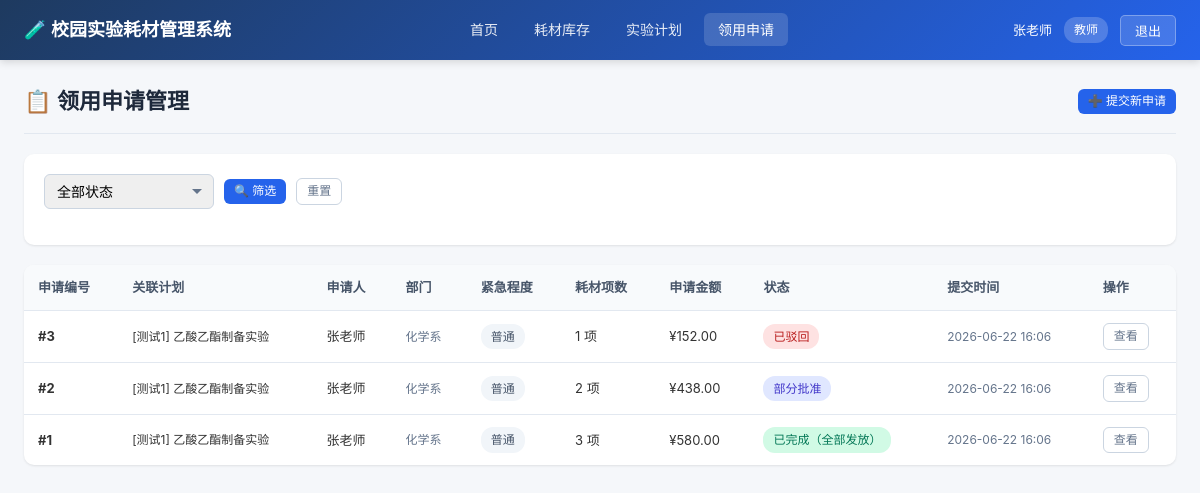
Screenshot of /requests (signed in) with the database file from the repository.
### models.py (models this page shows)
class User(Base):
    __tablename__ = "users"
    id = Column(Integer, primary_key=True, index=True)
    username = Column(String(50), unique=True, index=True, nullable=False)
    password = Column(String(100), nullable=False)
    full_name = Column(String(100), nullable=False)
    role = Column(String(20), nullable=False)  # teacher, keeper, director
    department = Column(String(100), default="")
    created_at = Column(DateTime, default=datetime.now)
    created_plans = relationship("ExperimentPlan", back_populates="creator")
    submitted_requests = relationship("SupplyRequest", back_populates="applicant")
    approvals = relationship("ApprovalRecord", back_populates="approver")

class SupplyRequest(Base):
    __tablename__ = "supply_requests"
    id = Column(Integer, primary_key=True, index=True)
    plan_id = Column(Integer, ForeignKey("experiment_plans.id"), nullable=False)
    applicant_id = Column(Integer, ForeignKey("users.id"), nullable=False)
    status = Column(String(20), nullable=False, default="pending")
    urgency = Column(String(20), default="normal")  # normal, urgent, emergency
    total_amount = Column(Float, default=0.0)
    remark = Column(Text, default="")
    created_at = Column(DateTime, default=datetime.now)
    updated_at = Column(DateTime, default=datetime.now, onupdate=datetime.now)
    plan = relationship("ExperimentPlan", back_populates="requests")
    applicant = relationship("User", back_populates="submitted_requests")
    items = relationship("RequestItem", back_populates="request", cascade="all, delete-orphan")
    approvals = relationship("ApprovalRecord", back_populates="request", cascade="all, delete-orphan")
    issuances = relationship("SupplyIssuance", back_populates="request", cascade="all, delete-orphan")

class ExperimentPlan(Base):
    __tablename__ = "experiment_plans"
    id = Column(Integer, primary_key=True, index=True)
    title = Column(String(200), nullable=False)
    course_name = Column(String(200), default="")
    class_name = Column(String(100), default="")
    student_count = Column(Integer, default=0)
    plan_date = Column(Date, nullable=False)
    description = Column(Text, default="")
    creator_id = Column(Integer, ForeignKey("users.id"), nullable=False)
    created_at = Column(DateTime, default=datetime.now)
    creator = relationship("User", back_populates="created_plans")
    requests = relationship("SupplyRequest", back_populates="plan")

### main.py (the view)
@app.get("/requests", response_class=HTMLResponse)
async def request_list(
    request: Request,
    current_user: models.User = Depends(get_current_user),
    status: str = "",
    db: Session = Depends(get_db)
):
    query = db.query(models.SupplyRequest)
    if current_user.role == "teacher":
        query = query.filter(models.SupplyRequest.applicant_id == current_user.id)
    if status:
        query = query.filter(models.SupplyRequest.status == status)
    requests = query.order_by(models.SupplyRequest.created_at.desc()).all()
    can_approve_list = {}
    for r in requests:
        can_approve_list[r.id] = inv.can_approve(current_user, r)
    return templates.TemplateResponse("requests/list.html", {
        "request": request,
        "current_user": current_user,
        "requests": requests,
        "STATUS_MAP": STATUS_MAP,
        "URGENCY_MAP": URGENCY_MAP,
        "ROLE_MAP": ROLE_MAP,
        "can_approve_list": can_approve_list,
        "filter_status": status
    })

### templates/requests/list.html (shortened to what this page needs)
{% extends "base.html" %}
{% block content %}
<div class="page-header">
    <div class="page-title">📋 领用申请管理</div>
    <div class="page-actions">
        {% if current_user.role == 'teacher' %}
        <a href="/requests/new" class="btn btn-primary btn-sm">➕ 提交新申请</a>
        {% endif %}
    </div>
</div>
<div class="card">
    <div class="card-body">
        <form method="get" class="filter-bar">
            <div class="form-group">
                <select name="status" class="form-control">
                    <option value="">全部状态</option>
                </select>
            </div>
            <button type="submit" class="btn btn-primary btn-sm">🔍 筛选</button>
            <a href="/requests" class="btn btn-outline btn-sm">重置</a>
        </form>
    </div>
</div>
<div class="card">
    <div class="table-responsive">
        <table>
            <thead>
                <tr>
                    <th>申请编号</th>
                    <th>关联计划</th>
                    <th>申请人</th>
                    <th>部门</th>
                    <th>紧急程度</th>
                    <th>耗材项数</th>
                    <th>申请金额</th>
                    <th>状态</th>
                    <th>提交时间</th>
                    <th>操作</th>
                </tr>
            </thead>
            <tbody>
                {% for r in requests %}
                <tr>
                    <td><strong>#{{ r.id }}</strong></td>
                    <td class="text-sm">{{ r.plan.title if r.plan else '-' }}</td>
                    <td>{{ r.applicant.full_name }}</td>
                    <td class="text-muted text-sm">{{ r.applicant.department }}</td>
                    <td>
                        {% if r.urgency == 'emergency' %}
                        <span class="badge badge-danger">🚨 紧急</span>
                        {% elif r.urgency == 'urgent' %}
                        <span class="badge badge-warning">⚡ 加急</span>
                        {% else %}
                        <span class="badge badge-default">普通</span>
                        {% endif %}
                    </td>
                    <td>{{ r.items|length }} 项</td>
                    <td>¥{{ "%.2f"|format(r.total_amount) }}</td>
                    <td>
                        {% set cls = 'badge-pending' if r.status == 'pending' else ('badge-approved' if r.status == 'approved' else ('badge-partial' if r.status == 'partially_approved' else ('badge-rejected' if r.status == 'rejected' else 'badge-completed'))) %}
                        <span class="badge {{ cls }}">{{ STATUS_MAP.get(r.status, r.status) }}</span>
                    </td>
                    <td class="text-sm text-muted">{{ r.created_at.strftime('%Y-%m-%d %H:%M') }}</td>
                    <td>
                        <div class="btn-group">
                            <a href="/requests/{{ r.id }}" class="btn btn-outline btn-sm">查看</a>
                        </div>
                    </td>
                </tr>
                {% endfor %}
            </tbody>
        </table>
    </div>
</div>
{% endblock %}

### templates/base.html (shortened to what this page needs)
<!DOCTYPE html>
<html lang="zh-CN">
<head>
    <link rel="stylesheet" href="/static/style.css">
</head>
<body>
{% block navbar %}
<nav class="navbar">
    <div class="navbar-brand">
        <a href="/">🧪 校园实验耗材管理系统</a>
    </div>
    {% if current_user %}
    <ul class="navbar-nav">
        <li><a href="/" class="{% if request.url.path == '/' %}active{% endif %}">首页</a></li>
        <li><a href="/supplies" class="{% if '/supplies' in request.url.path %}active{% endif %}">耗材库存</a></li>
        {% if current_user.role == 'teacher' %}
        <li><a href="/plans" class="{% if '/plans' in request.url.path %}active{% endif %}">实验计划</a></li>
        {% endif %}
        <li><a href="/requests" class="{% if '/requests' in request.url.path %}active{% endif %}">领用申请</a></li>
    </ul>
    <div class="navbar-user">
        <span>{{ current_user.full_name }}</span>
        <span class="role-badge">{{ ROLE_MAP.get(current_user.role, current_user.role) }}</span>
        <form action="/logout" method="post">
            <button type="submit">退出</button>
        </form>
    </div>
    {% endif %}
</nav>
{% endblock %}
<div class="main-container">
    {% block content %}{% endblock %}
</div>
</body>
</html>

### static/style.css (style rules this page uses)
* { margin: 0; padding: 0; box-sizing: border-box; }
body { font-family: -apple-system, BlinkMacSystemFont, "Segoe UI", "PingFang SC", "Hiragino Sans GB", "Microsoft YaHei", sans-serif; background: #f5f7fa; color: #333; line-height: 1.6; font-size: 14px; }
a { color: #2563eb; text-decoration: none; }
.navbar { background: linear-gradient(135deg, #1e3a5f 0%, #2563eb 100%); color: white; padding: 0 24px; height: 60px; display: flex; align-items: center; justify-content: space-between; box-shadow: 0 2px 8px rgba(0, 0, 0, 0.15); position: sticky; top: 0; z-index: 100; }
.navbar-brand { font-size: 18px; font-weight: 600; display: flex; align-items: center; gap: 10px; }
.navbar-brand a { color: white; text-decoration: none; }
.navbar-nav { display: flex; align-items: center; gap: 8px; list-style: none; }
.navbar-nav a { color: rgba(255, 255, 255, 0.9); padding: 8px 14px; border-radius: 6px; font-size: 14px; transition: all 0.2s; }
.navbar-nav a:hover, .navbar-nav a.active { background: rgba(255, 255, 255, 0.15); color: white; text-decoration: none; }
.navbar-user { display: flex; align-items: center; gap: 12px; font-size: 13px; }
.navbar-user .role-badge { background: rgba(255, 255, 255, 0.2); padding: 3px 10px; border-radius: 12px; font-size: 12px; }
.navbar-user form { display: inline; }
.navbar-user button { background: rgba(255, 255, 255, 0.15); color: white; border: 1px solid rgba(255, 255, 255, 0.3); padding: 5px 14px; border-radius: 5px; cursor: pointer; font-size: 13px; transition: all 0.2s; }
.main-container { max-width: 1400px; margin: 24px auto; padding: 0 24px; }
.page-header { display: flex; justify-content: space-between; align-items: center; margin-bottom: 20px; padding-bottom: 14px; border-bottom: 1px solid #e2e8f0; }
.page-title { font-size: 22px; font-weight: 600; color: #1e293b; }
.page-actions { display: flex; gap: 10px; }
.card { background: white; border-radius: 10px; box-shadow: 0 1px 3px rgba(0, 0, 0, 0.06), 0 1px 2px rgba(0, 0, 0, 0.04); margin-bottom: 20px; overflow: hidden; }
.card-body { padding: 20px; }
table { width: 100%; border-collapse: collapse; }
table th, table td { padding: 12px 14px; text-align: left; border-bottom: 1px solid #e2e8f0; font-size: 13px; }
table th { background: #f8fafc; font-weight: 600; color: #475569; white-space: nowrap; }
table tbody tr:last-child td { border-bottom: none; }
.table-responsive { overflow-x: auto; }
.badge { display: inline-block; padding: 3px 10px; border-radius: 12px; font-size: 12px; font-weight: 500; white-space: nowrap; }
.badge-partial { background: #e0e7ff; color: #4338ca; }
.badge-rejected { background: #fee2e2; color: #b91c1c; }
.badge-completed { background: #d1fae5; color: #047857; }
.badge-default { background: #f1f5f9; color: #475569; }
.btn { display: inline-block; padding: 7px 16px; border-radius: 6px; font-size: 13px; font-weight: 500; border: none; cursor: pointer; transition: all 0.2s; text-decoration: none; line-height: 1.4; }
.btn-primary { background: #2563eb; color: white; }
.btn-outline { background: white; color: #64748b; border: 1px solid #cbd5e1; }
.btn-sm { padding: 4px 10px; font-size: 12px; }
.btn-group { display: flex; gap: 6px; flex-wrap: wrap; }
.form-group { margin-bottom: 16px; }
.form-control { width: 100%; padding: 8px 12px; border: 1px solid #cbd5e1; border-radius: 6px; font-size: 14px; transition: all 0.2s; font-family: inherit; }
select.form-control { padding-right: 30px; background-repeat: no-repeat; background-position: right 10px center; appearance: none; }
.filter-bar { display: flex; gap: 10px; flex-wrap: wrap; margin-bottom: 16px; align-items: center; }
.filter-bar .form-group { margin-bottom: 0; }
.filter-bar .form-control { min-width: 160px; }
.text-muted { color: #64748b; }
.text-sm { font-size: 12px; }

### rows the page displays
User: full_name "张老师", get "教师"
SupplyRequest: id "3", plan "[测试1] 乙酸乙酯制备实验", applicant.full_name "张老师", applicant.department "化学系", urgency "普通", items|length "1", total_amount "152.00", get "已驳回", created_at "2026-06-22 16:06"
SupplyRequest: id "2", plan "[测试1] 乙酸乙酯制备实验", applicant.full_name "张老师", applicant.department "化学系", urgency "普通", items|length "2", total_amount "438.00", get "部分批准", created_at "2026-06-22 16:06"
SupplyRequest: id "1", plan "[测试1] 乙酸乙酯制备实验", applicant.full_name "张老师", applicant.department "化学系", urgency "普通", items|length "3", total_amount "580.00", get "已完成（全部发放）", created_at "2026-06-22 16:06"
